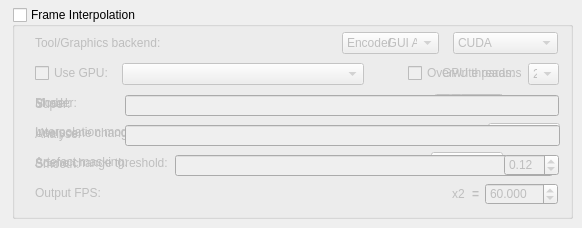
        <widget class="QWidget" name="InterpolationTab">
         <attribute name="title">
          <string>Interpolation</string>
         </attribute>
         <widget class="QGroupBox" name="InterpolationCB">
          <property name="geometry">
           <rect>
            <x>12</x>
            <y>7</y>
            <width>561</width>
            <height>212</height>
           </rect>
          </property>
          <property name="toolTip">
           <string>Enables/disables frame interpolation.</string>
          </property>
          <property name="title">
           <string>Frame Interpolation</string>
          </property>
          <property name="checkable">
           <bool>true</bool>
          </property>
          <property name="checked">
           <bool>false</bool>
          </property>
          <widget class="QComboBox" name="ToolInterpDD">
           <property name="geometry">
            <rect>
             <x>330</x>
             <y>25</y>
             <width>97</width>
             <height>22</height>
            </rect>
           </property>
           <property name="toolTip">
            <string>&lt;html&gt;&lt;head/&gt;&lt;body&gt;&lt;p&gt;The tool to use for interpolation. &lt;/p&gt;&lt;p&gt;Recommended: EncodeGUI AI&lt;/p&gt;&lt;/body&gt;&lt;/html&gt;</string>
           </property>
           <property name="currentText">
            <string>EncodeGUI AI</string>
           </property>
           <property name="currentIndex">
            <number>0</number>
           </property>
           <item>
            <property name="text">
             <string>EncodeGUI AI</string>
            </property>
           </item>
           <item>
            <property name="text">
             <string>RIFE</string>
            </property>
           </item>
           <item>
            <property name="text">
             <string>SVPFlow</string>
            </property>
           </item>
          </widget>
          <widget class="QLabel" name="ToolInterpLabel">
           <property name="geometry">
            <rect>
             <x>23</x>
             <y>28</y>
             <width>151</width>
             <height>16</height>
            </rect>
           </property>
           <property name="text">
            <string>Tool/Graphics backend:</string>
           </property>
          </widget>
          <widget class="QCheckBox" name="UseGPUCB">
           <property name="geometry">
            <rect>
             <x>23</x>
             <y>56</y>
             <width>75</width>
             <height>20</height>
            </rect>
           </property>
           <property name="toolTip">
            <string>Enables/disables using GPU.</string>
           </property>
           <property name="text">
            <string>Use GPU:</string>
           </property>
          </widget>
          <widget class="QComboBox" name="GPUInterpDD">
           <property name="enabled">
            <bool>false</bool>
           </property>
           <property name="geometry">
            <rect>
             <x>110</x>
             <y>56</y>
             <width>242</width>
             <height>22</height>
            </rect>
           </property>
           <property name="toolTip">
            <string>Selects the GPU for frame rendering.</string>
           </property>
          </widget>
          <widget class="QLabel" name="GPUThreadInterpLabel">
           <property name="enabled">
            <bool>false</bool>
           </property>
           <property name="geometry">
            <rect>
             <x>430</x>
             <y>56</y>
             <width>91</width>
             <height>20</height>
            </rect>
           </property>
           <property name="text">
            <string>GPU threads:</string>
           </property>
          </widget>
          <widget class="QComboBox" name="GPUThreadDD">
           <property name="enabled">
            <bool>false</bool>
           </property>
           <property name="geometry">
            <rect>
             <x>516</x>
             <y>56</y>
             <width>31</width>
             <height>22</height>
            </rect>
           </property>
           <property name="toolTip">
            <string>Sets the number of GPU threads for NCNN interpolation.</string>
           </property>
           <property name="currentIndex">
            <number>1</number>
           </property>
           <item>
            <property name="text">
             <string>1</string>
            </property>
           </item>
           <item>
            <property name="text">
             <string>2</string>
            </property>
           </item>
           <item>
            <property name="text">
             <string>3</string>
            </property>
           </item>
           <item>
            <property name="text">
             <string>4</string>
            </property>
           </item>
          </widget>
          <widget class="QLabel" name="ModelInterpLabel">
           <property name="geometry">
            <rect>
             <x>23</x>
             <y>88</y>
             <width>52</width>
             <height>16</height>
            </rect>
           </property>
           <property name="text">
            <string>Model:</string>
           </property>
          </widget>
          <widget class="QComboBox" name="ModelInterpDD">
           <property name="geometry">
            <rect>
             <x>422</x>
             <y>87</y>
             <width>69</width>
             <height>22</height>
            </rect>
           </property>
           <property name="toolTip">
            <string>Sets the model for EncodeGUI AI</string>
           </property>
           <item>
            <property name="text">
             <string>Fastest</string>
            </property>
           </item>
           <item>
            <property name="text">
             <string>Fast</string>
            </property>
           </item>
           <item>
            <property name="text">
             <string>Slow</string>
            </property>
           </item>
          </widget>
          <widget class="QCheckBox" name="SceneChangeCB">
           <property name="geometry">
            <rect>
             <x>477</x>
             <y>119</y>
             <width>25</width>
             <height>20</height>
            </rect>
           </property>
           <property name="toolTip">
            <string>Enables scene change detection to reduce interpolation artefacts.</string>
           </property>
           <property name="text">
            <string/>
           </property>
           <property name="checked">
            <bool>true</bool>
           </property>
          </widget>
          <widget class="QDoubleSpinBox" name="OutputFPSNUD">
           <property name="geometry">
            <rect>
             <x>473</x>
             <y>176</y>
             <width>73</width>
             <height>22</height>
            </rect>
           </property>
           <property name="toolTip">
            <string>The output FPS.</string>
           </property>
           <property name="decimals">
            <number>3</number>
           </property>
           <property name="minimum">
            <double>10.000000000000000</double>
           </property>
           <property name="maximum">
            <double>780.000000000000000</double>
           </property>
           <property name="value">
            <double>60.000000000000000</double>
           </property>
          </widget>
          <widget class="QLabel" name="OutFPSLabel">
           <property name="geometry">
            <rect>
             <x>23</x>
             <y>178</y>
             <width>69</width>
             <height>16</height>
            </rect>
           </property>
           <property name="text">
            <string>Output FPS:</string>
           </property>
          </widget>
          <widget class="QLabel" name="SceneChangeLabel">
           <property name="geometry">
            <rect>
             <x>23</x>
             <y>118</y>
             <width>195</width>
             <height>16</height>
            </rect>
           </property>
           <property name="text">
            <string>Use scene change detection:</string>
           </property>
          </widget>
          <widget class="QComboBox" name="BackendDD">
           <property name="geometry">
            <rect>
             <x>441</x>
             <y>25</y>
             <width>105</width>
             <height>22</height>
            </rect>
           </property>
           <property name="toolTip">
            <string>&lt;html&gt;&lt;head/&gt;&lt;body&gt;&lt;p&gt;Sets the graphics processing backend to use for the specified interpolation tool.&lt;/p&gt;&lt;p&gt;Recommended: CUDA&lt;/p&gt;&lt;/body&gt;&lt;/html&gt;</string>
           </property>
           <item>
            <property name="text">
             <string>CUDA</string>
            </property>
           </item>
           <item>
            <property name="text">
             <string>Vulkan (NCNN)</string>
            </property>
           </item>
           <item>
            <property name="text">
             <string>CPU</string>
            </property>
           </item>
          </widget>
          <widget class="QLabel" name="SlashLabel">
           <property name="geometry">
            <rect>
             <x>376</x>
             <y>28</y>
             <width>19</width>
             <height>16</height>
            </rect>
           </property>
           <property name="font">
            <font>
             <weight>75</weight>
             <bold>true</bold>
            </font>
           </property>
           <property name="text">
            <string>/</string>
           </property>
          </widget>
          <widget class="QLabel" name="ShaderLabel">
           <property name="geometry">
            <rect>
             <x>23</x>
             <y>88</y>
             <width>49</width>
             <height>16</height>
            </rect>
           </property>
           <property name="text">
            <string>Shader:</string>
           </property>
          </widget>
          <widget class="QComboBox" name="RIFEModelVKDD">
           <property name="geometry">
            <rect>
             <x>436</x>
             <y>87</y>
             <width>55</width>
             <height>22</height>
            </rect>
           </property>
           <property name="toolTip">
            <string>Sets the RIFE model to use for NCNN.</string>
           </property>
           <item>
            <property name="text">
             <string>v1.8</string>
            </property>
           </item>
           <item>
            <property name="text">
             <string>v2.3</string>
            </property>
           </item>
           <item>
            <property name="text">
             <string>v2.4</string>
            </property>
           </item>
           <item>
            <property name="text">
             <string>v3.1</string>
            </property>
           </item>
           <item>
            <property name="text">
             <string>v4.0</string>
            </property>
           </item>
           <item>
            <property name="text">
             <string>v4.6</string>
            </property>
           </item>
          </widget>
          <widget class="QComboBox" name="RIFEModelCADD">
           <property name="geometry">
            <rect>
             <x>437</x>
             <y>87</y>
             <width>54</width>
             <height>22</height>
            </rect>
           </property>
           <property name="toolTip">
            <string>Sets the RIFE model to use for CUDA.</string>
           </property>
           <item>
            <property name="text">
             <string>v4.0</string>
            </property>
           </item>
           <item>
            <property name="text">
             <string>v4.6</string>
            </property>
           </item>
          </widget>
          <widget class="QComboBox" name="ShaderDD">
           <property name="geometry">
            <rect>
             <x>447</x>
             <y>87</y>
             <width>44</width>
             <height>22</height>
            </rect>
           </property>
           <property name="toolTip">
            <string>Sets the SVP shader to use for frame rendering.</string>
           </property>
           <item>
            <property name="text">
             <string>1</string>
            </property>
           </item>
           <item>
            <property name="text">
             <string>2</string>
            </property>
           </item>
           <item>
            <property name="text">
             <string>11</string>
            </property>
           </item>
           <item>
            <property name="text">
             <string>13</string>
            </property>
           </item>
           <item>
            <property name="text">
             <string>21</string>
            </property>
           </item>
           <item>
            <property name="text">
             <string>23</string>
            </property>
           </item>
          </widget>
          <widget class="QCheckBox" name="ParamsCB">
           <property name="geometry">
            <rect>
             <x>396</x>
             <y>56</y>
             <width>118</width>
             <height>20</height>
            </rect>
           </property>
           <property name="toolTip">
            <string>Enables/disables manual entry for SVPFlow params.</string>
           </property>
           <property name="text">
            <string>Overwrite params</string>
           </property>
          </widget>
          <widget class="QLabel" name="EqualsLabel">
           <property name="geometry">
            <rect>
             <x>460</x>
             <y>179</y>
             <width>21</width>
             <height>16</height>
            </rect>
           </property>
           <property name="text">
            <string>&lt;html&gt;&lt;head/&gt;&lt;body&gt;&lt;p&gt;&lt;span style=&quot; font-weight:700;&quot;&gt;=&lt;/span&gt;&lt;/p&gt;&lt;/body&gt;&lt;/html&gt;</string>
           </property>
          </widget>
          <widget class="QLabel" name="InterpModeLabel">
           <property name="geometry">
            <rect>
             <x>23</x>
             <y>117</y>
             <width>113</width>
             <height>16</height>
            </rect>
           </property>
           <property name="text">
            <string>Interpolation mode:</string>
           </property>
          </widget>
          <widget class="QComboBox" name="InterpModeDD">
           <property name="geometry">
            <rect>
             <x>476</x>
             <y>116</y>
             <width>72</width>
             <height>22</height>
            </rect>
           </property>
           <property name="toolTip">
            <string>Sets the interpolation mode for SVPFlow.</string>
           </property>
           <item>
            <property name="text">
             <string>Uniform</string>
            </property>
           </item>
           <item>
            <property name="text">
             <string>1m</string>
            </property>
           </item>
           <item>
            <property name="text">
             <string>2m</string>
            </property>
           </item>
           <item>
            <property name="text">
             <string>Auto</string>
            </property>
           </item>
          </widget>
          <widget class="QLabel" name="ArtefactMaskLabel">
           <property name="geometry">
            <rect>
             <x>23</x>
             <y>147</y>
             <width>98</width>
             <height>16</height>
            </rect>
           </property>
           <property name="text">
            <string>Artefact masking:</string>
           </property>
          </widget>
          <widget class="QComboBox" name="ArtefactMaskDD">
           <property name="geometry">
            <rect>
             <x>419</x>
             <y>145</y>
             <width>72</width>
             <height>22</height>
            </rect>
           </property>
           <item>
            <property name="text">
             <string>High</string>
            </property>
           </item>
           <item>
            <property name="text">
             <string>Medium</string>
            </property>
           </item>
           <item>
            <property name="text">
             <string>Low</string>
            </property>
           </item>
           <item>
            <property name="text">
             <string>Off</string>
            </property>
           </item>
          </widget>
          <widget class="QLineEdit" name="SuperTxtBox">
           <property name="geometry">
            <rect>
             <x>113</x>
             <y>88</y>
             <width>434</width>
             <height>21</height>
            </rect>
           </property>
           <property name="toolTip">
            <string>Allows manual entry for super params in SVPFlow.</string>
           </property>
          </widget>
          <widget class="QLabel" name="SuperLabel">
           <property name="geometry">
            <rect>
             <x>23</x>
             <y>89</y>
             <width>74</width>
             <height>16</height>
            </rect>
           </property>
           <property name="text">
            <string>Super:</string>
           </property>
          </widget>
          <widget class="QLabel" name="AnalyseLabel">
           <property name="geometry">
            <rect>
             <x>23</x>
             <y>119</y>
             <width>57</width>
             <height>16</height>
            </rect>
           </property>
           <property name="text">
            <string>Analyse:</string>
           </property>
          </widget>
          <widget class="QLineEdit" name="AnalyseTxtBox">
           <property name="geometry">
            <rect>
             <x>113</x>
             <y>118</y>
             <width>435</width>
             <height>21</height>
            </rect>
           </property>
           <property name="toolTip">
            <string>Allows manual entry for analyse params in SVPFlow.</string>
           </property>
          </widget>
          <widget class="QLabel" name="SmoothLabel">
           <property name="geometry">
            <rect>
             <x>23</x>
             <y>149</y>
             <width>67</width>
             <height>16</height>
            </rect>
           </property>
           <property name="text">
            <string>Smooth:</string>
           </property>
          </widget>
          <widget class="QLineEdit" name="SmoothTxtBox">
           <property name="geometry">
            <rect>
             <x>163</x>
             <y>148</y>
             <width>378</width>
             <height>21</height>
            </rect>
           </property>
           <property name="toolTip">
            <string>Allows manual entry for smooth params in SVPFlow.</string>
           </property>
          </widget>
          <widget class="QLabel" name="Times2Label">
           <property name="geometry">
            <rect>
             <x>440</x>
             <y>179</y>
             <width>23</width>
             <height>16</height>
            </rect>
           </property>
           <property name="text">
            <string>x2</string>
           </property>
          </widget>
          <widget class="QDoubleSpinBox" name="SCThresholdNUD">
           <property name="enabled">
            <bool>false</bool>
           </property>
           <property name="geometry">
            <rect>
             <x>492</x>
             <y>147</y>
             <width>55</width>
             <height>22</height>
            </rect>
           </property>
           <property name="maximum">
            <double>1.000000000000000</double>
           </property>
           <property name="singleStep">
            <double>0.010000000000000</double>
           </property>
           <property name="value">
            <double>0.120000000000000</double>
           </property>
          </widget>
          <widget class="QLabel" name="SCThresholdLabel">
           <property name="geometry">
            <rect>
             <x>23</x>
             <y>148</y>
             <width>133</width>
             <height>16</height>
            </rect>
           </property>
           <property name="text">
            <string>Scene change threshold:</string>
           </property>
          </widget>
         </widget>
        </widget>
